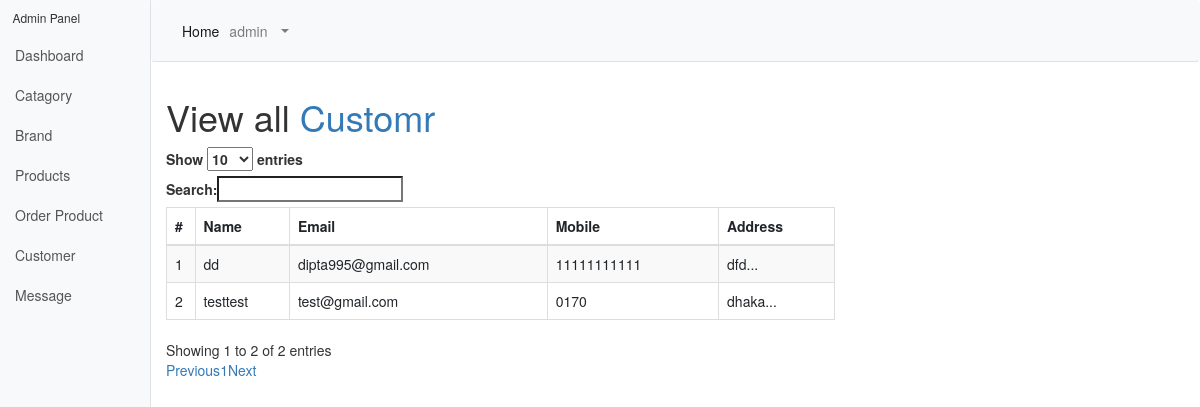
/admin/customer.php (signed in), run on an earlier commit of the app's database.
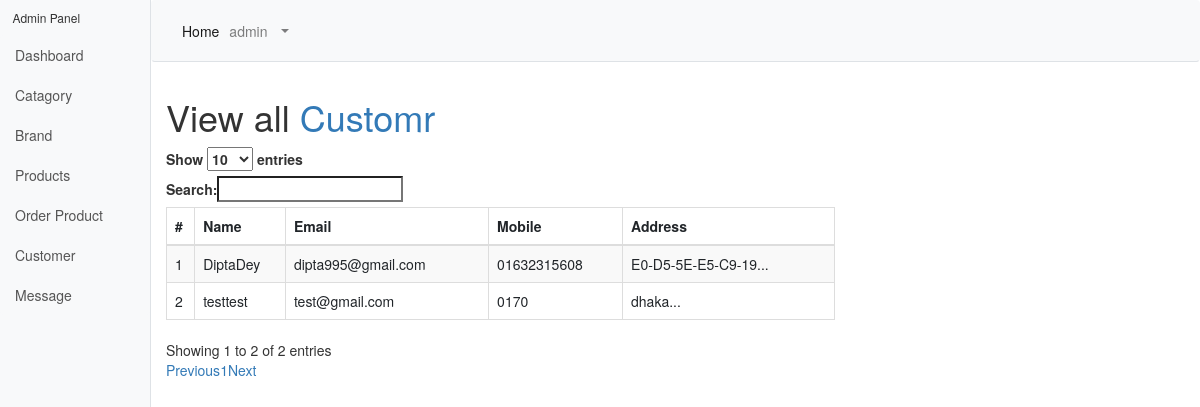
And on a later commit of the database.
### tables this page shows
CREATE TABLE `tbl_customer` (
  `customerId` int(11) NOT NULL,
  `firstName` varchar(255) NOT NULL,
  `lastName` varchar(255) NOT NULL,
  `address` varchar(400) NOT NULL,
  `email` varchar(255) NOT NULL,
  `phone` varchar(200) NOT NULL,
  `password` varchar(300) NOT NULL,
  `status` tinyint(4) NOT NULL,
  `otp` int(11) NOT NULL
);

### classes/Customerlogin.php (called while the page is built, shortened)
<?php
$filepath = realpath(dirname(__FILE__));
include_once ($filepath.'/../lib/Session.php');
include_once ($filepath.'/../lib/Database.php');
include_once ($filepath.'/../helpers/Format.php');
 ?>
<?php
	class Customerlogin{
		private $db;
		public function __construct(){
			$this->db = new Database();
		}
		public function getallcustomer(){
			$query = "SELECT * FROM tbl_customer ORDER BY customerId DESC";
		$result = $this->db->select($query);
		return $result;
		}
	}
?>

### lib/Session.php (called while the page is built, shortened)
<?php
    class  Session{
        public static function get($key){
            if (isset($_SESSION[$key])) {
                return $_SESSION[$key];
            } else {
                return false;
            }
        }
    }
?>

### lib/Database.php (called while the page is built, shortened)
<?php
Class Database{
	public $host   = DB_HOST;
	public $user   = DB_USER;
	public $pass   = DB_PASS;
	public $dbname = DB_NAME;
	public $link;
	private function connectDB(){
	$this->link = new mysqli($this->host, $this->user, $this->pass, $this->dbname);
 }
	public function select($query){
		$result = $this->link->query($query) or die($this->link->error.__LINE__);
		if($result->num_rows > 0){
			return $result;
		} else {
			return false;
		}
	}
}

### helpers/format.php (called while the page is built, shortened)
<?php
class Format{
    public function textShorten($text, $limit = 400){
        $text = $text. " ";
        $text = substr($text, 0, $limit);
        $text = substr($text, 0, strrpos($text, ' '));
        $text = $text."...";
        return $text;
    }
}
?>

### admin/customer.php (the view, shortened to what this page needs)
 <?php include 'inc/header.php'; ?>
 <div class="container-fluid">
        <h1 class="mt-4"> View all <a href="customer.php">Customr</a></h1>
            <div class="row">
            	<div class="col-md-8">
<table id="datatable" class="table table-striped table-bordered" cellspacing="0" width="100%">
    				<thead>
						<tr>
							<th>#</th>
							<th>Name</th>
							<th>Email</th>
							<th>Mobile</th>
							<th>Address</th>
						</tr>
					</thead>
					<tbody>
                      <?php
                $getApd = $cu->getallcustomer();
                if ($getApd) {
                	$a = 0;
                  while ($result = $getApd->fetch_assoc()) {
                  	$a++;
                ?>
                            <tr>
                            	<td><?php  echo $a; ?></td>
							<td><?php echo $result['firstName'].$result['lastName']; ?></td>
							<td><?php echo $result['email']; ?></td>
							<td><?php echo $result['phone'] ?></td>
							<td><?php echo $fm->textShorten($result['address'],50) ?></td>
						</tr>
					<?php }} ?>
					</tbody>
				</table>
      	</div>
            </div>
      </div>
        </div>
  </div>
    </body>

### admin/inc/header.php (shortened to what this page needs)
<?php
include '../lib/Database.php';
include '../helpers/Format.php';
$fm = new Format();
$cu = new Customerlogin();
?>
<!DOCTYPE html>
<html lang="en">
<head>
  <link href="vendor/bootstrap/css/bootstrap.min.css" rel="stylesheet">
  <link href="css/simple-sidebar.css" rel="stylesheet">
  <link href="css/datatable.css" rel="stylesheet">
<link href="//maxcdn.bootstrapcdn.com/bootstrap/3.3.0/css/bootstrap.min.css" rel="stylesheet" id="bootstrap-css">
<link rel="stylesheet" type="text/css" href="http://maxcdn.bootstrapcdn.com/bootstrap/3.2.0/css/bootstrap.min.css">
<link rel="stylesheet" type="text/css" href="http://cdn.datatables.net/plug-ins/3cfcc339e89/integration/bootstrap/3/dataTables.bootstrap.css">
</head>
<body>
  <div class="d-flex" id="wrapper">
    <div class="bg-light border-right" id="sidebar-wrapper">
      <div class="sidebar-heading">Admin Panel</div>
      <div class="list-group list-group-flush">
        <a href="index.php" class="list-group-item list-group-item-action bg-light">Dashboard</a>
        <a href="cat.php" class="list-group-item list-group-item-action bg-light">Catagory</a>
        <a href="brand.php" class="list-group-item list-group-item-action bg-light">Brand</a>
        <a href="product.php" class="list-group-item list-group-item-action bg-light">Products</a>
        <a href="order.php" class="list-group-item list-group-item-action bg-light">Order Product</a>
        <a href="customer.php" class="list-group-item list-group-item-action bg-light">Customer</a>
      <a href="message.php" class="list-group-item list-group-item-action bg-light">Message</a>
      </div>
    </div>
    <div id="page-content-wrapper">
      <nav class="navbar navbar-expand-lg navbar-light bg-light border-bottom">
        <div class="collapse navbar-collapse" id="navbarSupportedContent">
          <ul class="navbar-nav ml-auto mt-2 mt-lg-0">
            <li class="nav-item active">
              <a class="nav-link" href="#">Home <span class="sr-only">(current)</span></a>
            </li>
            <li class="nav-item">
              <a class="nav-link" href="#"><?php echo $_SESSION['adminName']; ?></a>
            </li>
            <li class="nav-item dropdown">
              <a class="nav-link dropdown-toggle" href="#" id="navbarDropdown" role="button" data-toggle="dropdown" aria-haspopup="true" aria-expanded="false">
              </a>
            </li>
          </ul>
        </div>
      </nav>

### admin/css/simple-sidebar.css (style rules this page uses)
#wrapper { overflow-x: hidden; }
#sidebar-wrapper { min-height: 100vh; margin-left: -15rem; -webkit-transition: margin .25s ease-out; -moz-transition: margin .25s ease-out; -o-transition: margin .25s ease-out; transition: margin .25s ease-out; }
#sidebar-wrapper .sidebar-heading { padding: 0.875rem 1.25rem; font-size: 1.2rem; }
#sidebar-wrapper .list-group { width: 15rem; }
#page-content-wrapper { min-width: 100vw; }
@media (min-width: 768px) { #sidebar-wrapper { margin-left: 0; } }
@media (min-width: 768px) { #page-content-wrapper { min-width: 0; width: 100%; } }

What changed in the data, as far as the page shows it:
removed tbl_customer: firstName "d", lastName "d", email "dipta995@gmail.com", phone "11111111111", address "dfd..."
added tbl_customer: firstName "Dipta", lastName "Dey", email "dipta995@gmail.com", phone "01632315608", address "E0-D5-5E-E5-C9-19..."
